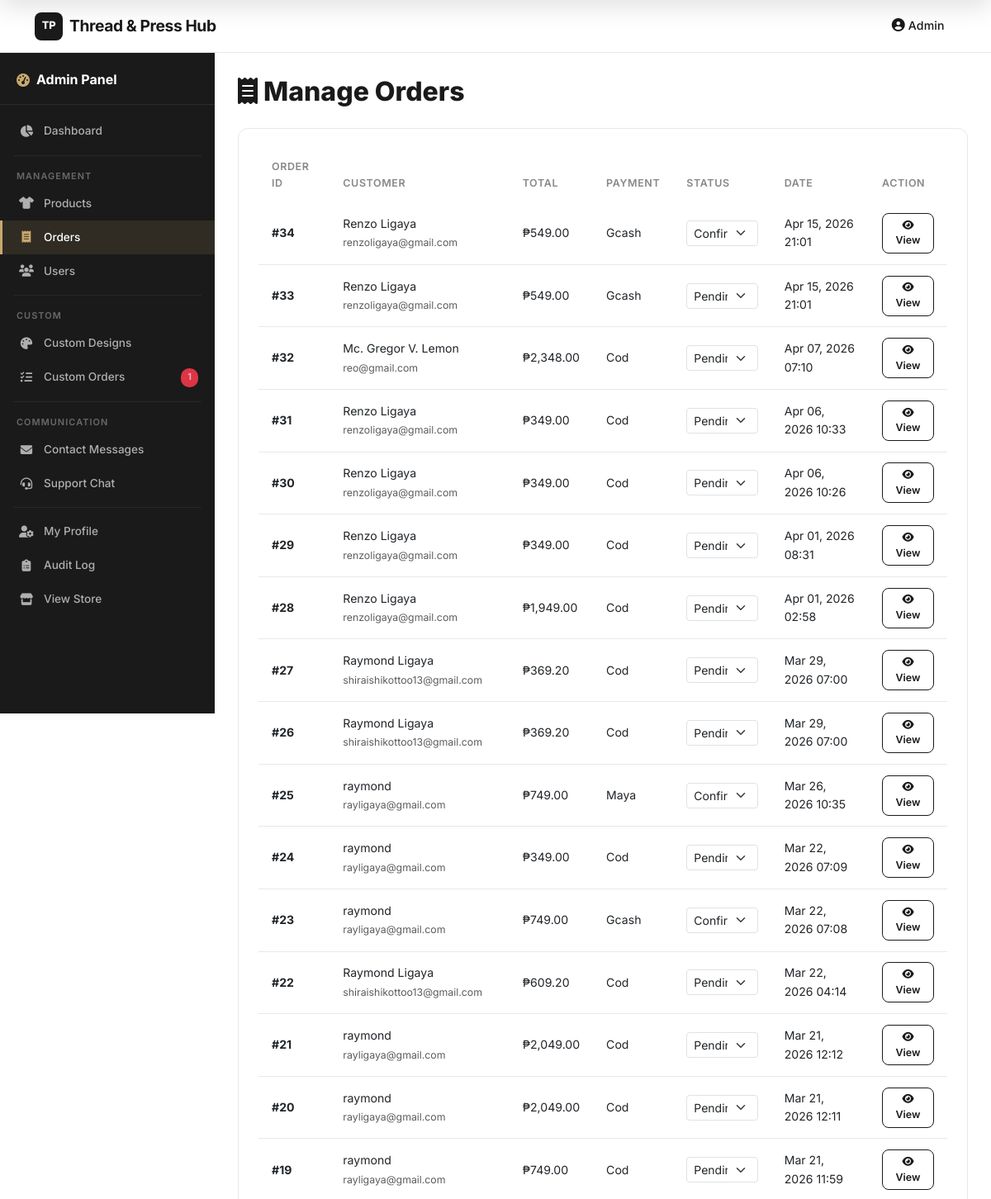
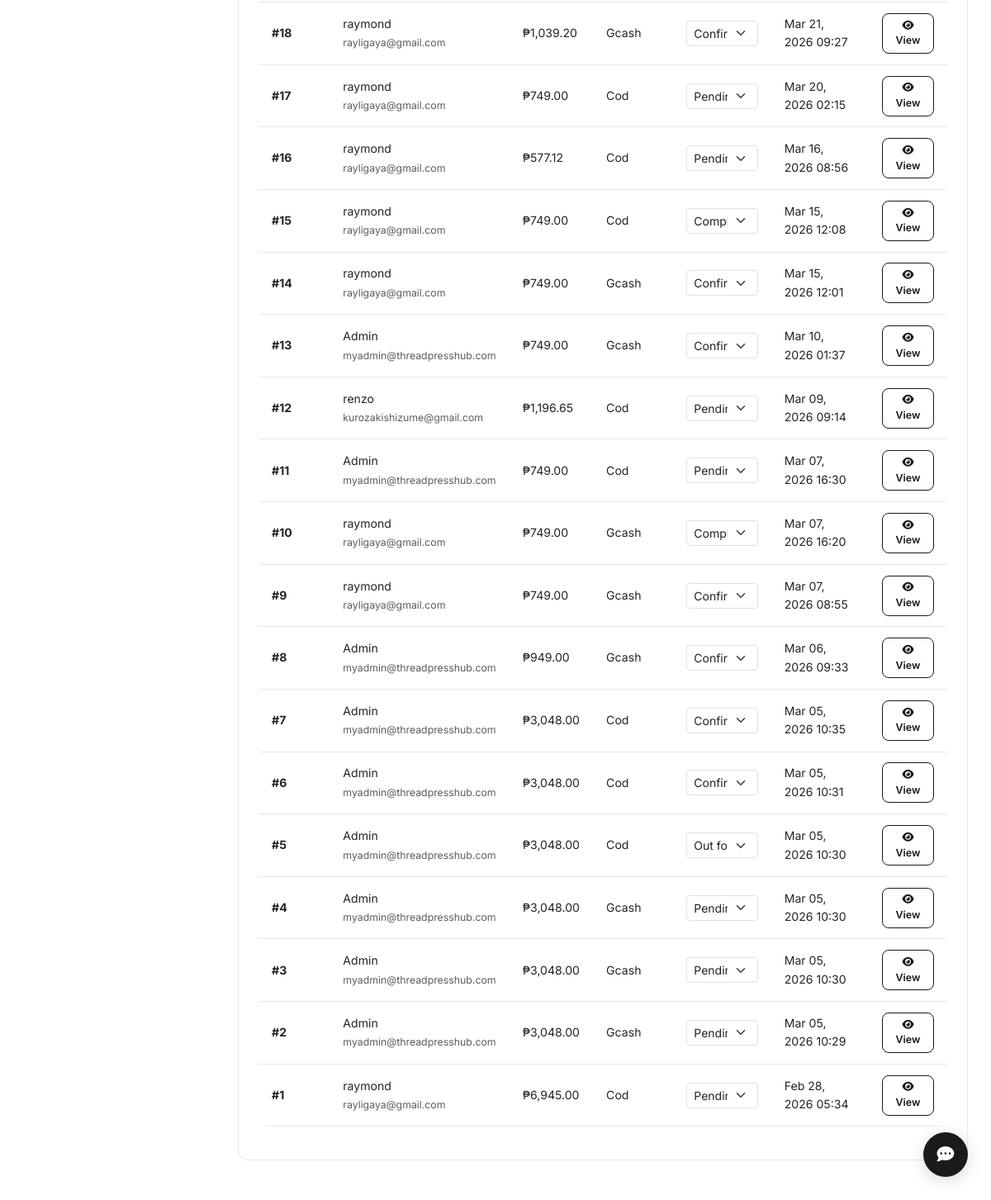
The app's page /admin/orders.php (signed in) with its own data (2 pictures, top to bottom).
### tables this page shows
CREATE TABLE `orders` (
  `id` int(11) NOT NULL,
  `user_id` int(11) NOT NULL,
  `subtotal` decimal(10,2) NOT NULL,
  `discount_amount` decimal(10,2) DEFAULT 0.00,
  `discount_type` enum('regular','pwd','senior') DEFAULT 'regular',
  `delivery_fee` decimal(10,2) DEFAULT 50.00,
  `total` decimal(10,2) NOT NULL,
  `payment_method` enum('gcash','cod','maya') NOT NULL,
  `payment_reference` varchar(100) DEFAULT NULL,
  `delivery_address` text NOT NULL,
  `notes` text DEFAULT NULL,
  `status` enum('pending','confirmed','preparing','out_for_delivery','completed','cancelled') DEFAULT 'pending',
  `created_at` timestamp NOT NULL DEFAULT current_timestamp(),
  `updated_at` timestamp NOT NULL DEFAULT current_timestamp() ON UPDATE current_timestamp()
);

CREATE TABLE `users` (
  `id` int(11) NOT NULL,
  `fullname` varchar(100) NOT NULL,
  `email` varchar(100) NOT NULL,
  `phone` varchar(20) DEFAULT NULL,
  `password` varchar(255) NOT NULL,
  `user_type` enum('regular','pwd','senior','admin') DEFAULT 'regular',
  `pwd_id` varchar(50) DEFAULT NULL,
  `senior_id` varchar(50) DEFAULT NULL,
  `street_address` varchar(255) DEFAULT NULL,
  `barangay` varchar(100) DEFAULT NULL,
  `city` varchar(100) DEFAULT NULL,
  `province` varchar(100) DEFAULT NULL,
  `zipcode` varchar(20) DEFAULT NULL,
  `created_at` timestamp NOT NULL DEFAULT current_timestamp(),
  `updated_at` timestamp NOT NULL DEFAULT current_timestamp() ON UPDATE current_timestamp()
);

### admin/orders.php (the view, shortened to what this page needs)
<?php
require '../includes/config.php';
$orders = $conn->query("SELECT o.*, u.fullname, u.email FROM orders o JOIN users u ON o.user_id = u.id ORDER BY o.created_at DESC");
?>
<?php include '../includes/header/header.php'; ?>
<?php include '../includes/admin-sidebar.php'; ?>
<div class="admin-container">
    <div class="mb-4">
        <h1 class="text-coffee-dark mb-2" style="font-size: 2rem; font-weight: 800;">
            <i class="fas fa-receipt"></i> Manage Orders
        </h1>
    </div>
    <div class="admin-card">
        <div class="table-responsive">
            <table class="table">
                <thead>
                    <tr>
                        <th>Order ID</th>
                        <th>Customer</th>
                        <th>Total</th>
                        <th>Payment</th>
                        <th>Status</th>
                        <th>Date</th>
                        <th>Action</th>
                    </tr>
                </thead>
                <tbody>
                    <?php while ($order = $orders->fetch_assoc()): ?>
                    <tr>
                        <td><strong>#<?php echo $order['id']; ?></strong></td>
                        <td>
                            <div><?php echo htmlspecialchars($order['fullname']); ?></div>
                            <small class="text-muted"><?php echo htmlspecialchars($order['email']); ?></small>
                        </td>
                        <td>₱<?php echo number_format($order['total'], 2); ?></td>
                        <td><?php echo ucfirst(str_replace('_', ' ', $order['payment_method'])); ?></td>
                        <td>
                            <form method="POST" class="d-inline">
                                <select name="status" class="form-select form-select-sm" onchange="this.form.submit();" style="max-width: 120px;">
                                    <option value="pending" <?php echo $order['status'] === 'pending' ? 'selected' : ''; ?>>Pending</option>
                                    <option value="confirmed" <?php echo $order['status'] === 'confirmed' ? 'selected' : ''; ?>>Confirmed</option>
                                    <option value="out_for_delivery" <?php echo $order['status'] === 'out_for_delivery' ? 'selected' : ''; ?>>Out for Delivery</option>
                                    <option value="completed" <?php echo $order['status'] === 'completed' ? 'selected' : ''; ?>>Completed</option>
                                </select>
                            </form>
                        </td>
                        <td><?php echo date('M d, Y H:i', strtotime($order['created_at'])); ?></td>
                        <td>
                            <a href="order_details.php?id=<?php echo $order['id']; ?>" class="btn btn-sm btn-outline-primary">
                                <i class="fas fa-eye"></i> View
                            </a>
                        </td>
                    </tr>
                    <?php endwhile; ?>
                </tbody>
            </table>
        </div>
    </div>
</div>
    </div>
</div>
<?php include '../includes/footer/footer.php'; ?>

### css/style.css (style rules this page uses)
* { margin: 0; padding: 0; box-sizing: border-box; }
html, body { margin: 0 !important; padding: 0 !important; }
:root { --primary: #1a1a1a; --primary-light: #333333; --secondary: #666666; --accent: #c8a96e; --accent-hover: #b89555; --text-dark: #1a1a1a; --text-medium: #555555; --text-light: #888888; --bg-white: #ffffff; --bg-light: #f8f8f8; --bg-gray: #f2f2f2; --border-light: #e8e8e8; --border-medium: #d0d0d0; --success: #22c55e; --danger: #ef4444; --warning: #f59e0b; --info: #3b82f6; --shadow-sm: 0 1px 3px rgba(0,0,0,0.06); --shadow-md: 0 4px 12px rgba(0,0,0,0.08); --shadow-lg: 0 8px 30px rgba(0,0,0,0.12); --radius-sm: 8px; --radius-md: 12px; --radius-lg: 16px; --radius-xl: 24px; --transition: all 0.25s ease; --coffee-dark: #1a1a1a; --coffee-brown: #333333; --coffee-light: #666666; --coffee-cream: #f2f2f2; --accent-green: #1a1a1a; }
body { font-family: 'Inter', -apple-system, BlinkMacSystemFont, 'Segoe UI', Roboto, sans-serif; color: var(--text-dark); background-color: var(--bg-white); line-height: 1.6; -webkit-font-smoothing: antialiased; -moz-osx-font-smoothing: grayscale; padding-top: 0 !important; }
.admin-container { padding: 1.75rem; }
.admin-card { background: white; border-radius: var(--radius-md); padding: 1.5rem; border: 1px solid var(--border-light); margin-bottom: 1.25rem; }
.table { background: white; border-radius: var(--radius-md); overflow: hidden; }
.table thead { background-color: var(--bg-light); color: var(--text-dark); }
.table thead th { border: none; font-weight: 600; padding: 0.8rem 1rem; font-size: 0.78rem; text-transform: uppercase; letter-spacing: 0.05em; color: var(--text-light); }
.table tbody td { padding: 0.8rem 1rem; border-color: var(--border-light); vertical-align: middle; font-size: 0.88rem; }
.btn { border-radius: var(--radius-sm); padding: 0.5rem 1rem; font-weight: 600; transition: var(--transition); border: none; font-size: 0.88rem; }
.btn-sm { padding: 0.3rem 0.7rem; font-size: 0.78rem; }
.btn-outline-primary { border: 1.5px solid var(--primary) !important; color: var(--primary) !important; background: transparent !important; }
.text-coffee-dark { color: var(--text-dark); }

### records on screen
orders: id "34", user.fullname "Renzo Ligaya", user.email "renzoligaya@gmail.com", total "549.00", payment_method "Gcash", status "Confirmed", created_at "Apr 15, 2026 21:01"
orders: id "33", user.fullname "Renzo Ligaya", user.email "renzoligaya@gmail.com", total "549.00", payment_method "Gcash", status "Pending", created_at "Apr 15, 2026 21:01"
orders: id "32", user.fullname "Mc. Gregor V. Lemon", user.email "reo@gmail.com", total "2,348.00", payment_method "Cod", status "Pending", created_at "Apr 07, 2026 07:10"
orders: id "31", user.fullname "Renzo Ligaya", user.email "renzoligaya@gmail.com", total "349.00", payment_method "Cod", status "Pending", created_at "Apr 06, 2026 10:33"
orders: id "30", user.fullname "Renzo Ligaya", user.email "renzoligaya@gmail.com", total "349.00", payment_method "Cod", status "Pending", created_at "Apr 06, 2026 10:26"
orders: id "29", user.fullname "Renzo Ligaya", user.email "renzoligaya@gmail.com", total "349.00", payment_method "Cod", status "Pending", created_at "Apr 01, 2026 08:31"
orders: id "28", user.fullname "Renzo Ligaya", user.email "renzoligaya@gmail.com", total "1,949.00", payment_method "Cod", status "Pending", created_at "Apr 01, 2026 02:58"
orders: id "27", user.fullname "Raymond Ligaya", user.email "shiraishikottoo13@gmail.com", total "369.20", payment_method "Cod", status "Pending", created_at "Mar 29, 2026 07:00"
orders: id "26", user.fullname "Raymond Ligaya", user.email "shiraishikottoo13@gmail.com", total "369.20", payment_method "Cod", status "Pending", created_at "Mar 29, 2026 07:00"
orders: id "25", user.fullname "raymond", user.email "rayligaya@gmail.com", total "749.00", payment_method "Maya", status "Confirmed", created_at "Mar 26, 2026 10:35"
orders: id "24", user.fullname "raymond", user.email "rayligaya@gmail.com", total "349.00", payment_method "Cod", status "Pending", created_at "Mar 22, 2026 07:09"
orders: id "23", user.fullname "raymond", user.email "rayligaya@gmail.com", total "749.00", payment_method "Gcash", status "Confirmed", created_at "Mar 22, 2026 07:08"
orders: id "22", user.fullname "Raymond Ligaya", user.email "shiraishikottoo13@gmail.com", total "609.20", payment_method "Cod", status "Pending", created_at "Mar 22, 2026 04:14"
orders: id "21", user.fullname "raymond", user.email "rayligaya@gmail.com", total "2,049.00", payment_method "Cod", status "Pending", created_at "Mar 21, 2026 12:12"
orders: id "20", user.fullname "raymond", user.email "rayligaya@gmail.com", total "2,049.00", payment_method "Cod", status "Pending", created_at "Mar 21, 2026 12:11"
orders: id "19", user.fullname "raymond", user.email "rayligaya@gmail.com", total "749.00", payment_method "Cod", status "Pending", created_at "Mar 21, 2026 11:59"
orders: id "18", user.fullname "raymond", user.email "rayligaya@gmail.com", total "1,039.20", payment_method "Gcash", status "Confirmed", created_at "Mar 21, 2026 09:27"
orders: id "17", user.fullname "raymond", user.email "rayligaya@gmail.com", total "749.00", payment_method "Cod", status "Pending", created_at "Mar 20, 2026 02:15"
orders: id "16", user.fullname "raymond", user.email "rayligaya@gmail.com", total "577.12", payment_method "Cod", status "Pending", created_at "Mar 16, 2026 08:56"
orders: id "15", user.fullname "raymond", user.email "rayligaya@gmail.com", total "749.00", payment_method "Cod", status "Completed", created_at "Mar 15, 2026 12:08"
orders: id "14", user.fullname "raymond", user.email "rayligaya@gmail.com", total "749.00", payment_method "Gcash", status "Confirmed", created_at "Mar 15, 2026 12:01"
orders: id "13", user.fullname "Admin", user.email "myadmin@threadpresshub.com", total "749.00", payment_method "Gcash", status "Confirmed", created_at "Mar 10, 2026 01:37"
orders: id "12", user.fullname "renzo", user.email "kurozakishizume@gmail.com", total "1,196.65", payment_method "Cod", status "Pending", created_at "Mar 09, 2026 09:14"
orders: id "11", user.fullname "Admin", user.email "myadmin@threadpresshub.com", total "749.00", payment_method "Cod", status "Pending", created_at "Mar 07, 2026 16:30"
orders: id "10", user.fullname "raymond", user.email "rayligaya@gmail.com", total "749.00", payment_method "Gcash", status "Completed", created_at "Mar 07, 2026 16:20"
orders: id "9", user.fullname "raymond", user.email "rayligaya@gmail.com", total "749.00", payment_method "Gcash", status "Confirmed", created_at "Mar 07, 2026 08:55"
orders: id "8", user.fullname "Admin", user.email "myadmin@threadpresshub.com", total "949.00", payment_method "Gcash", status "Confirmed", created_at "Mar 06, 2026 09:33"
orders: id "7", user.fullname "Admin", user.email "myadmin@threadpresshub.com", total "3,048.00", payment_method "Cod", status "Confirmed", created_at "Mar 05, 2026 10:35"
orders: id "6", user.fullname "Admin", user.email "myadmin@threadpresshub.com", total "3,048.00", payment_method "Cod", status "Confirmed", created_at "Mar 05, 2026 10:31"
orders: id "5", user.fullname "Admin", user.email "myadmin@threadpresshub.com", total "3,048.00", payment_method "Cod", status "Out for Delivery", created_at "Mar 05, 2026 10:30"
orders: id "4", user.fullname "Admin", user.email "myadmin@threadpresshub.com", total "3,048.00", payment_method "Gcash", status "Pending", created_at "Mar 05, 2026 10:30"
orders: id "3", user.fullname "Admin", user.email "myadmin@threadpresshub.com", total "3,048.00", payment_method "Gcash", status "Pending", created_at "Mar 05, 2026 10:30"
orders: id "2", user.fullname "Admin", user.email "myadmin@threadpresshub.com", total "3,048.00", payment_method "Gcash", status "Pending", created_at "Mar 05, 2026 10:29"
orders: id "1", user.fullname "raymond", user.email "rayligaya@gmail.com", total "6,945.00", payment_method "Cod", status "Pending", created_at "Feb 28, 2026 05:34"

### other values on screen
$_SESSION['user_name'] "Admin"
$pending_custom_orders "1"
